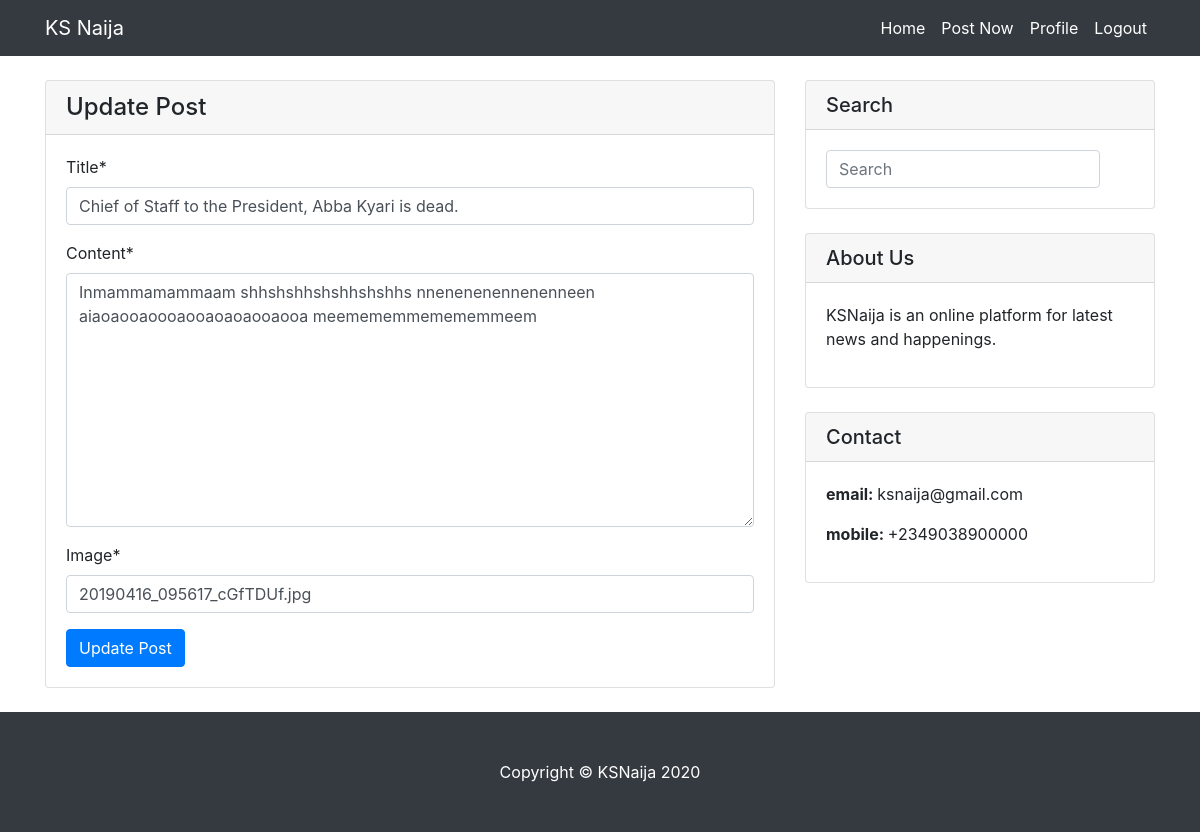
The app's page /post/2/update-post/ (signed in), older data.
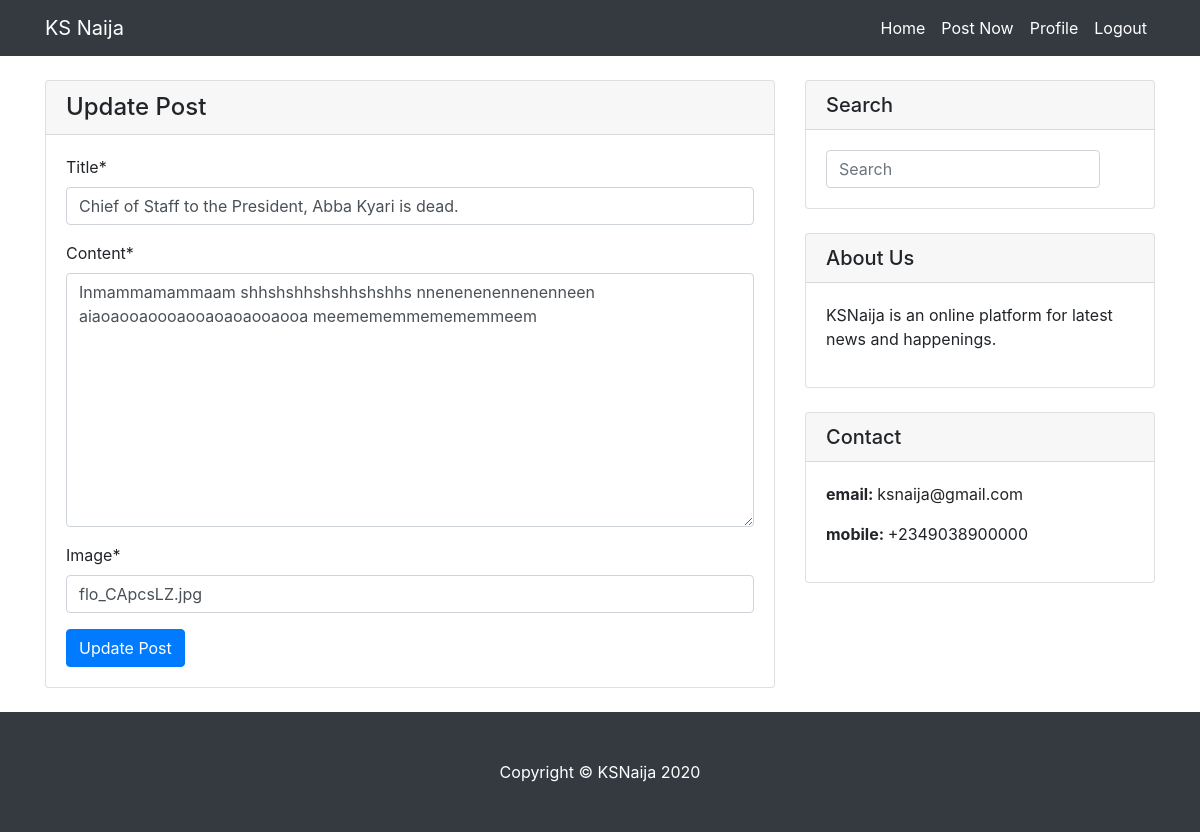
The same page, newer data.
### blog/models.py (models this page shows, shortened)
class Post(models.Model):
    title = models.CharField(max_length=100)
    content = models.TextField()
    date = models.DateTimeField(auto_now_add=True)
    author = models.ForeignKey(User, on_delete=models.CASCADE)
    image = CloudinaryField('image')

### blog/views.py (the view, shortened to what this page needs)
# urls.py: path('post/<int:pk>/update-post/', UpdatePost.as_view(), name='update'),
class UpdatePost(LoginRequiredMixin, UserPassesTestMixin, UpdateView):
    model = Post
    template_name = 'blog/update.html'
    fields = ['title', 'content', 'image']
    def test_func(self):
        post = self.get_object()
        if self.request.user == post.author:
            return True
        else:
            return False

### blog/templates/blog/update.html
{% extends 'blog/base.html'%}
{% block content %}
    {% load crispy_forms_tags %}
      <div class="col-md-8 mt-4">
        <div class="card mb-4">
            <h4 class="card-header">Update Post</h4>
          <div class="card-body">
            <form method="POST" enctype="multipart/form-data"> {% csrf_token %}
                {{ form|crispy }}
                <button type="submit" class="btn btn-primary">Update Post</button>
            </form>
          </div>
        </div>
      </div>
{% endblock %}

Row changes from the older to the newer data that the page shows:
changed Post "Chief of Staff to the President, Abba Kyari is dead.": image "20190416_095617_cGfTDUf.jpg" → "flo_CApcsLZ.jpg"
